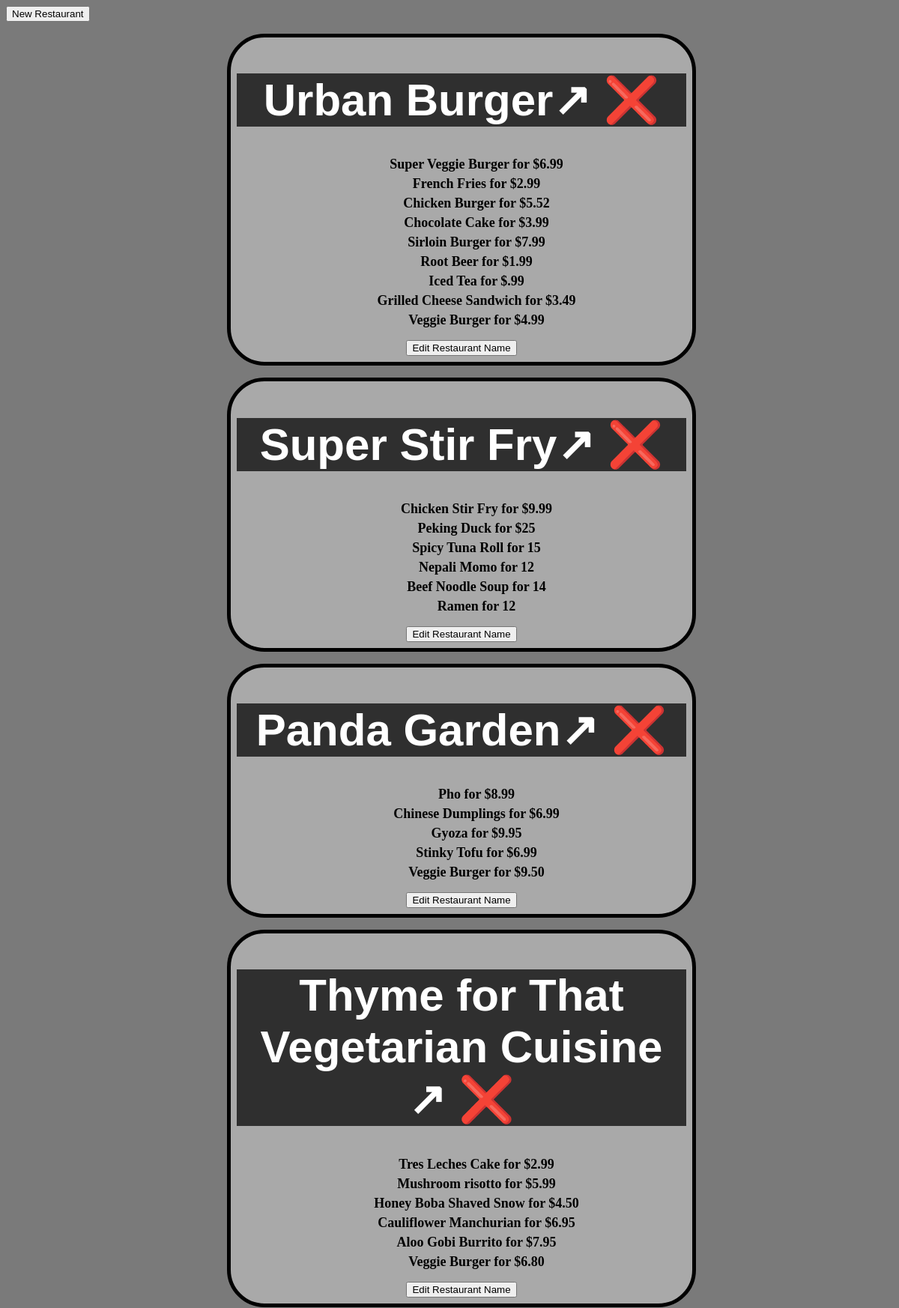
The app's page /restaurants (upper part) with its own data.
### tables this page shows
CREATE TABLE restaurant (
	name VARCHAR(80) NOT NULL, 
	id INTEGER NOT NULL, 
	PRIMARY KEY (id)
);

CREATE TABLE menu_item (
	name VARCHAR(80) NOT NULL, 
	id INTEGER NOT NULL, 
	course VARCHAR(250), 
	description VARCHAR(250), 
	price VARCHAR(8), 
	restaurant_id INTEGER, 
	PRIMARY KEY (id), 
	FOREIGN KEY(restaurant_id) REFERENCES restaurant (id)
);

### main.py (the view)
@app.route('/')
@app.route('/restaurants')
def restaurants():
    conn = sqlite3.connect('./restaurant.db')
    c = conn.cursor()
    c.execute('select * from restaurant ')
    renstaurants = c.fetchall()
    c.execute('select * from menu_item ')
    items = c.fetchall()
    return render_template('overview.html',
                           restaurants=renstaurants,
                           items=items)

### templates/overview.html (shortened to what this page needs)
<html>
<head>
    <link rel=stylesheet type=text/css href="{{ url_for('static', filename='styles.css') }}">
</head>
<body>
    <a href="{{url_for('newRestaurant')}}" style="position: sticky;top:0vh;"><button>New Restaurant</button></a>
    {% for restaurant in restaurants %}
    <div class="restaurant">
    <h1>
        <a href="{{url_for('getRestaurant', restaurant_id=restaurant[1])}}">
            {{restaurant[0]}}↗
        </a>
        <a href="{{url_for('delRestaurant',restaurant_id=restaurant[1])}}">❌</a>
    </h1>
    <ul>
        {% for i in items %}
            {% if i[5] == restaurant[1]%}
                <li>{{i[0]}} for {{i[4]}}</li>
            {% endif %}
        {% endfor %}
    </ul>
    <a href="{{url_for('editRestaurant', restaurant_id=restaurant[1])}}">
        <button>
        Edit Restaurant Name
    </button>
    </a>
</div>
    {% endfor %}
    {%extends "login.html"%}

### templates/login.html (shortened to what this page needs)
<head>
</head>
<body>
</body>

### static/styles.css (style rules this page uses)
h1,h2,h3,h4,h5,h6 { color: white; font-size: 5vw; text-decoration: unset; font-family: 'Trebuchet MS', 'Lucida Sans Unicode', 'Lucida Grande', 'Lucida Sans', Arial, sans-serif; background-color: rgb(47, 47, 47); }
a { color: unset; text-decoration: unset; }
.restaurant { text-align: center; background-color: darkgray; margin: 2vh; padding: 1vh; width: 50vw; height: 50wh; position: relative; right:-50%; transform: translate(-50%,0); border: black 5px; border-style: solid; border-radius: 50px; }
body { background-color: rgb(122, 122, 122); }
li { list-style: none; font-size: 1.5vw; margin: 5px; font-weight: bolder; }

### records on screen
restaurant: name "Urban Burger"
menu_item: name "Super Veggie Burger", price "$6.99"
menu_item: name "French Fries", price "$2.99"
menu_item: name "Chicken Burger", price "$5.52"
menu_item: name "Chocolate Cake", price "$3.99"
menu_item: name "Sirloin Burger", price "$7.99"
menu_item: name "Root Beer", price "$1.99"
menu_item: name "Iced Tea", price "$.99"
menu_item: name "Grilled Cheese Sandwich", price "$3.49"
menu_item: name "Veggie Burger", price "$4.99"
restaurant: name "Super Stir Fry"
menu_item: name "Chicken Stir Fry", price "$9.99"
menu_item: name "Peking Duck", price "$25"
menu_item: name "Spicy Tuna Roll", price "15"
menu_item: name "Nepali Momo", price "12"
menu_item: name "Beef Noodle Soup", price "14"
menu_item: name "Ramen", price "12"
restaurant: name "Panda Garden"
menu_item: name "Pho", price "$8.99"
menu_item: name "Chinese Dumplings", price "$6.99"
menu_item: name "Gyoza", price "$9.95"
menu_item: name "Stinky Tofu", price "$6.99"
menu_item: name "Veggie Burger", price "$9.50"
restaurant: name "Thyme for That Vegetarian Cuisine"
menu_item: name "Tres Leches Cake", price "$2.99"
menu_item: name "Mushroom risotto", price "$5.99"
menu_item: name "Honey Boba Shaved Snow", price "$4.50"
menu_item: name "Cauliflower Manchurian", price "$6.95"
menu_item: name "Aloo Gobi Burrito", price "$7.95"
menu_item: name "Veggie Burger", price "$6.80"
